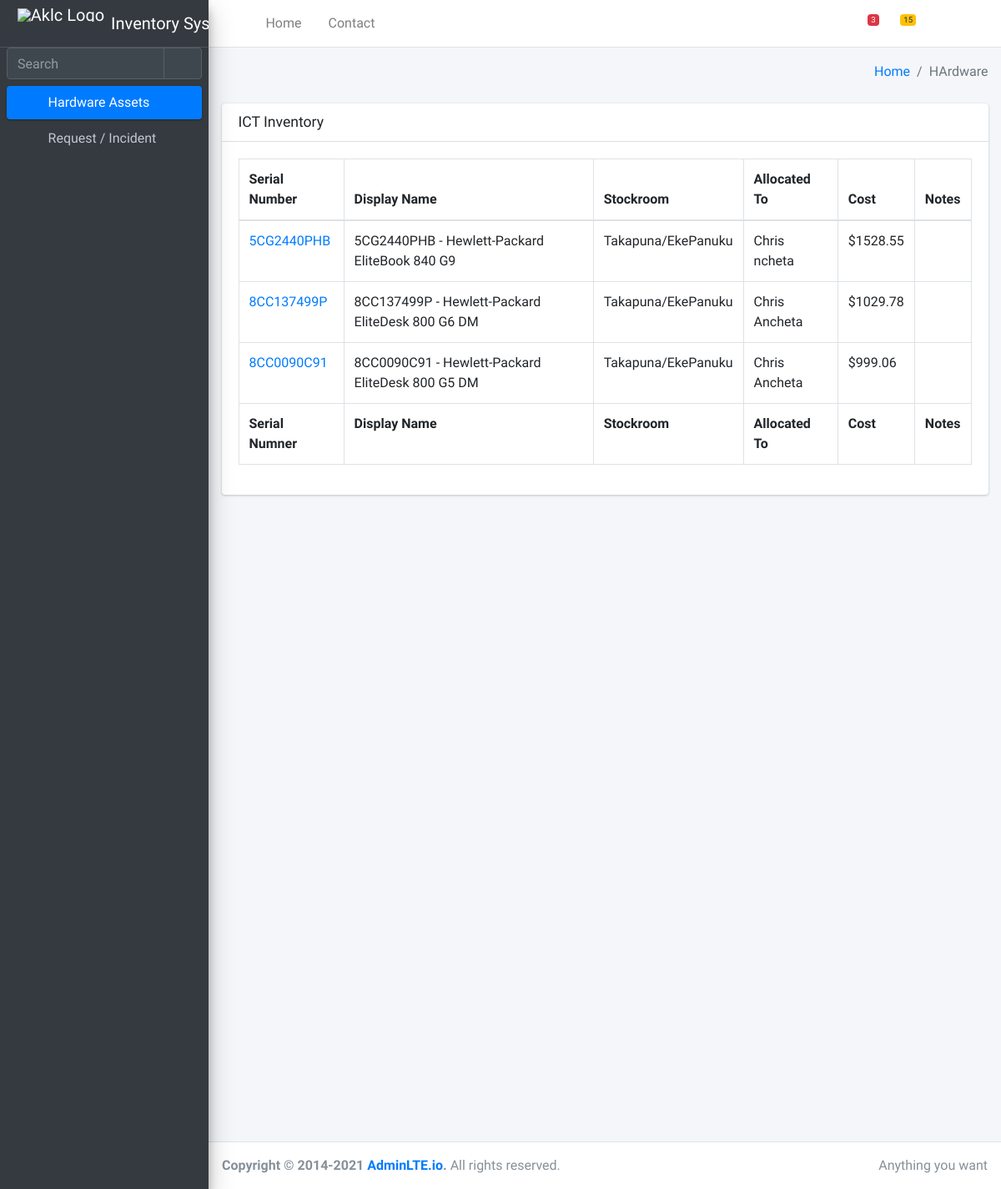
Before: / with the older database file.
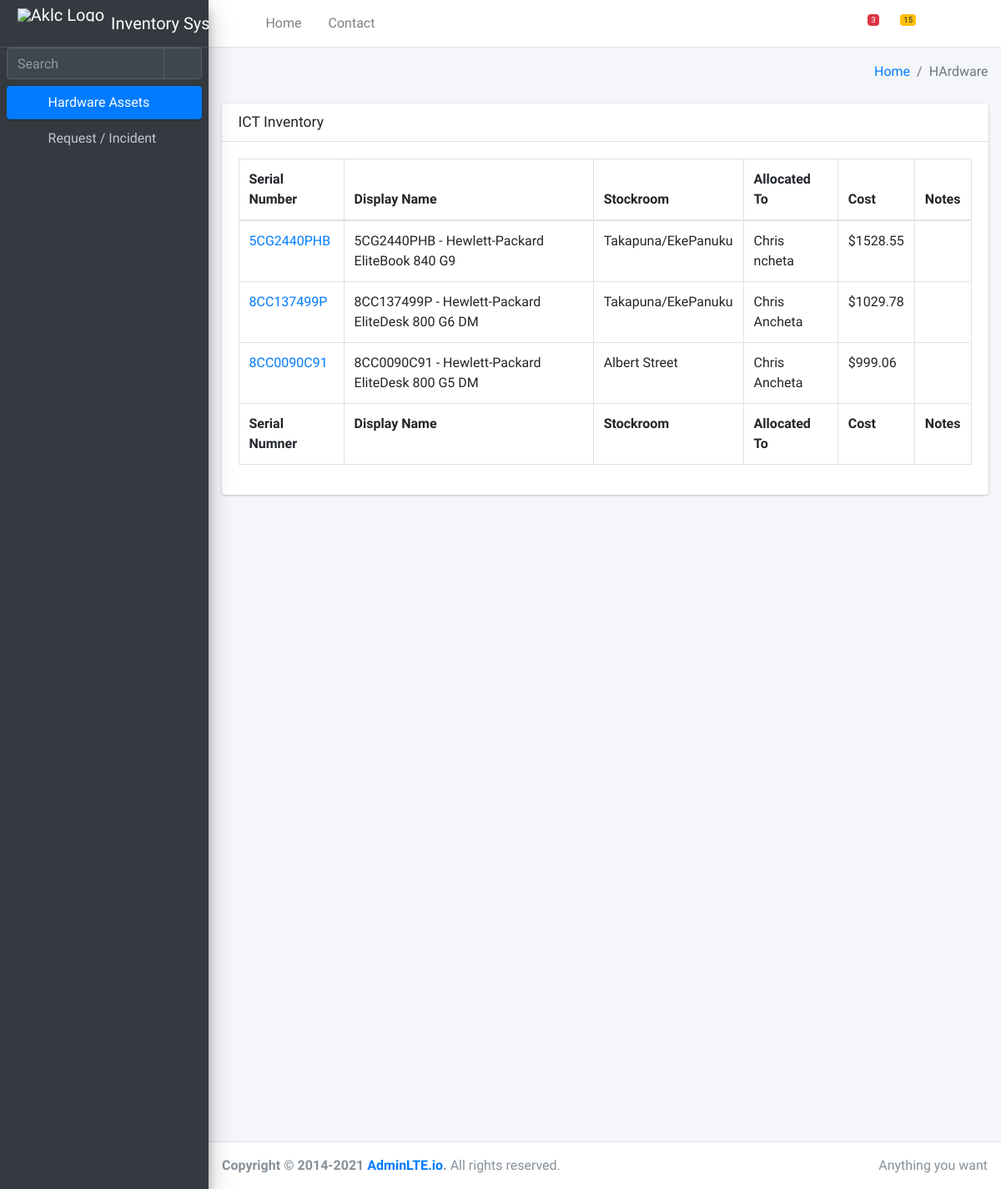
After: the same page with the newer database file.
### pages/models.py (models this page shows, shortened)
class Items(models.Model):
    LOCATION = (
        ('Albany','Albany'),
        ('Albert Street', 'Albert Street'),
        ('CBD East', 'CBD East'),
        ('CBD Other', 'CBD Other'),
        ('Henderson', 'Henderson'),
        ('Manukau', 'Manukau'),
        ('Takapuna/EkePanuku', 'Takapun/EkePanuku'),
        ('TAU', 'TAU'),
    )
    category = models.ForeignKey(Category, on_delete=models.DO_NOTHING)
    serial_no = models.CharField(max_length=200)
    display_name =  models.CharField(max_length=200)
    stock_room = models.CharField(max_length=200, choices=LOCATION)
    allocated_to = models.CharField(max_length=200, blank=True, null=True)
    cost = models.FloatField(blank=True, null=True)
    notes = models.TextField(blank=True, null=True)
    is_available = models.BooleanField(default=True)

### pages/views.py (the view)
# urls.py: path('', views.index, name='index'),
def index(request):
    items = Items.objects.all()
    context = {
        'items':items
    }
    return render(request, 'pages/index.html', context)

### templates/pages/index.html (shortened to what this page needs)
{% extends 'base.html' %}
{% load static %}
{% block content %}
<div class="content-wrapper" style="min-height: 1311px;">
    <section class="content-header">
      <div class="container-fluid">
        <div class="row mb-2">
          <div class="col-sm-6">
          </div>
          <div class="col-sm-6">
            <ol class="breadcrumb float-sm-right">
              <li class="breadcrumb-item"><a href="#">Home</a></li>
              <li class="breadcrumb-item active">HArdware</li>
            </ol>
          </div>
        </div>
      </div>
    </section>
    <section class="content">
      <div class="container-fluid">
        <div class="row">
          <div class="col-12">
            <div class="card">
              <div class="card-header">
                <h3 class="card-title">ICT Inventory</h3>
              </div>
              <div class="card-body">
                <div id="example2_wrapper" class="dataTables_wrapper dt-bootstrap4"><div class="row"><div class="col-sm-12 col-md-6"></div><div class="col-sm-12 col-md-6"></div></div><div class="row"><div class="col-sm-12">
                  <table id="example2" class="table table-bordered table-hover dataTable dtr-inline" aria-describedby="example2_info">
                  <thead>
                    <tr>
                        <th class="sorting sorting_asc" tabindex="0" aria-controls="example2" rowspan="1" colspan="1" aria-sort="ascending" aria-label="Rendering engine: activate to sort column descending">
                            Serial Number
                        </th>
                        <th class="sorting" tabindex="0" aria-controls="example2" rowspan="1" colspan="1" aria-label="Browser: activate to sort column ascending">
                            Display Name
                        </th>
                        <th class="sorting" tabindex="0" aria-controls="example2" rowspan="1" colspan="1" aria-label="Platform(s): activate to sort column ascending">
                            Stockroom
                        </th>
                        <th class="sorting" tabindex="0" aria-controls="example2" rowspan="1" colspan="1" aria-label="Engine version: activate to sort column ascending">
                            Allocated To
                        </th>
                        <th class="sorting" tabindex="0" aria-controls="example2" rowspan="1" colspan="1" aria-label="CSS grade: activate to sort column ascending">
                            Cost
                        </th>
                        <th class="sorting" tabindex="0" aria-controls="example2" rowspan="1" colspan="1" aria-label="CSS grade: activate to sort column ascending">
                            Notes
                        </th>
                    </tr>
                  </thead>
                  <tbody>
                  {% for item in items %}
                  <tr class="odd">
                    <td class="dtr-control sorting_1" tabindex="0">
                      <a
                          class="modalHardware"
                          type="button"
                          data-id="{{item.id}}"
                          data-serial_no="{{item.serial_no}}"
                          data-display_name="{{ item.display_name }}"
                          data-stock_room="{{ item.stock_room }}"
                          data-cost="{{ item.cost }}"
                          id="openHardwareModal"
                      >
                        {{item.serial_no}}
                      </a>
                    </td>
                    <td>{{item.display_name}}</td>
                    <td>{{item.stock_room}}</td>
                    <td>{{item.allocated_to}}</td>
                    <td>${{item.cost}}</td>
                    <td>{{item.notes}}</td>
                  </tr>
                  {% endfor %}
                </tbody>
                  <tfoot>
                  <tr>
                    <th rowspan="1" colspan="1">Serial Numner</th>
                    <th rowspan="1" colspan="1">Display Name</th>
                    <th rowspan="1" colspan="1">Stockroom</th>
                    <th rowspan="1" colspan="1">Allocated To</th>
                    <th rowspan="1" colspan="1">Cost</th>
                    <th rowspan="1" colspan="1">Notes</th>
                  </tr>
                  </tfoot>
                </table>
              </div>
            </div>
        </div>
      </div>
    </section>
  </div>
  {% endblock %}

### templates/base.html (shortened to what this page needs)
{% load static %}
<!DOCTYPE html>
<html lang="en">
<head>
  <link rel="stylesheet" href="{% static 'css/all.min.css' %}" type="text/css" media="screen,projection" />
  <link rel="stylesheet" href="{% static 'css/adminlte.min.css' %}" type="text/css" media="screen,projection" />
</head>
<body class="hold-transition sidebar-mini">
<div class="wrapper">
  {% include 'partials/_navbar.html' %}
  {% include 'partials/_sidebar.html' %}
  {% block content %}
  {% endblock %}
  {% include 'partials/_footer.html' %}
</div>
</body>
</html>

### templates/partials/_navbar.html (shortened to what this page needs)
{% load static %}
<nav class="main-header navbar navbar-expand navbar-white navbar-light">
    <ul class="navbar-nav">
      <li class="nav-item">
        <a class="nav-link" data-widget="pushmenu" href="#" role="button"><i class="fas fa-bars"></i></a>
      </li>
      <li class="nav-item d-none d-sm-inline-block">
        <a href="index3.html" class="nav-link">Home</a>
      </li>
      <li class="nav-item d-none d-sm-inline-block">
        <a href="#" class="nav-link">Contact</a>
      </li>
    </ul>
    <ul class="navbar-nav ml-auto">
      <li class="nav-item">
        <a class="nav-link" data-widget="navbar-search" href="#" role="button">
          <i class="fas fa-search"></i>
        </a>
      </li>
      <li class="nav-item dropdown">
        <a class="nav-link" data-toggle="dropdown" href="#">
          <i class="far fa-comments"></i>
          <span class="badge badge-danger navbar-badge">3</span>
        </a>
      </li>
      <li class="nav-item dropdown">
        <a class="nav-link" data-toggle="dropdown" href="#">
          <span class="badge badge-warning navbar-badge">15</span>
        </a>
      </li>
      <li class="nav-item">
        <a class="nav-link" data-widget="fullscreen" href="#" role="button">
          <i class="fas fa-expand-arrows-alt"></i>
        </a>
      </li>
      <li class="nav-item">
        <a class="nav-link" data-widget="control-sidebar" data-slide="true" href="#" role="button">
          <i class="fas fa-th-large"></i>
        </a>
      </li>
    </ul>
  </nav>

### templates/partials/_sidebar.html
{% load static %}
<aside class="main-sidebar sidebar-dark-primary elevation-4">
    <a href="#" class="brand-link">
      <img src="{% static 'img/aclogo.png' %}" alt="Aklc Logo" class="brand-image" style="opacity: 1.0">
      <span class="brand-text font-weight-light">Inventory System</span>
    </a>
    <div class="sidebar">
      <div class="form-inline">
        <div class="input-group" data-widget="sidebar-search">
          <input class="form-control form-control-sidebar" type="search" placeholder="Search" aria-label="Search">
          <div class="input-group-append">
            <button class="btn btn-sidebar">
              <i class="fas fa-search fa-fw"></i>
            </button>
          </div>
        </div>
      </div>
      <nav class="mt-2">
        <ul class="nav nav-pills nav-sidebar flex-column" data-widget="treeview" role="menu" data-accordion="false">
            <li class="nav-item">
            <a href="index" class="nav-link active">
              <i class="nav-icon fas fa-hdd"></i>
              <p>
                Hardware Assets
              </p>
            </a>
          </li>
          <li class="nav-item">
            <a href="{% url 'dashboard' %}" class="nav-link ">
              <i class="nav-icon fas fa-hdd"></i>
              <p>
                Request / Incident
              </p>
            </a>
          </li>
        </ul>
      </nav>
    </div>
  </aside>

### templates/partials/_footer.html
<footer class="main-footer">
    <div class="float-right d-none d-sm-inline">
      Anything you want
    </div>
    <strong>Copyright &copy; 2014-2021 <a href="https://adminlte.io">AdminLTE.io</a>.</strong> All rights reserved.
  </footer>

Changed rows visible on the page:
changed Items "8CC0090C91": stock_room "Takapuna/EkePanuku" → "Albert Street"
